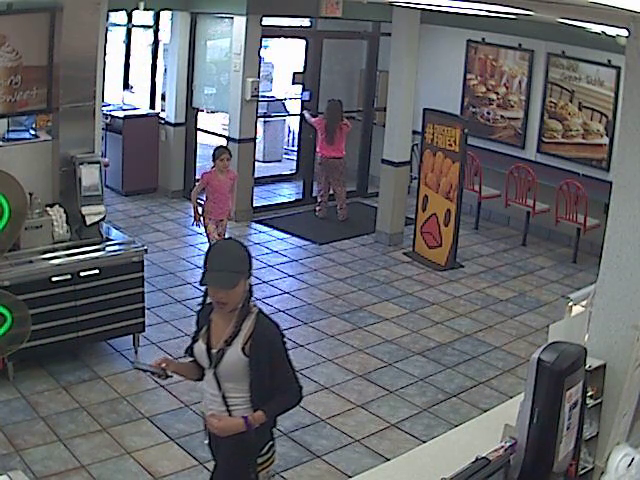
//> input picture test/img/38.png, 640 x 480 px
$ ./interpolations   (built with g++ and OpenCV 4)
//> lines starting //> are read from the running program, lines starting //| are printed output that depends on the picture
#include <opencv2/opencv.hpp>
#include <iostream>
#include <fstream>
#include <vector>

using namespace std;
using namespace cv;

void writeMatToFile(cv::Mat& m, const char* filename)
{
    ofstream fout(filename);

    if(!fout)
    {
        cout<<"File Not Opened"<<endl;  return;
    }

    for(int i=0; i<m.rows; i++)
    {
        for(int j=0; j<m.cols; j++)
        {
            fout << m.at<float>(i,j) << "\t";
        }
        fout<<endl;
    }

    fout.close();
}

int main()
{
    string imageFileName = "../../../test/img/38.png";
    string torchImage[3];
    torchImage[0] = "../torchBicubic.png";
    torchImage[1] = "../torchBilinear.png";
    torchImage[2] = "../torchSimple.png";
    Mat image = imread(imageFileName), opencvNearest, opencvLinear, opencvArea, opencvCubic, opencvLanczos4;
//> image is the input picture: 480 rows x 640 cols, CV_8UC3; mean B, G, R 109.1, 103, 101
    Mat torchBicubic = imread(torchImage[0]), torchBilinear = imread(torchImage[1]), torchSimple = imread(torchImage[2]);
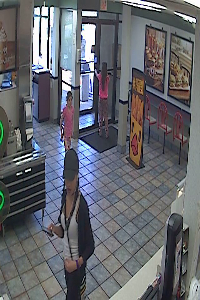
//> input picture cvtest/interpolations/colorImage/torchBicubic.png, 200 x 300 px
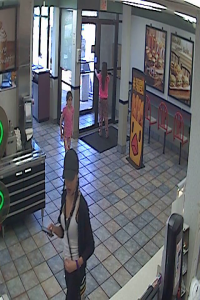
//> input picture cvtest/interpolations/colorImage/torchBilinear.png, 200 x 300 px
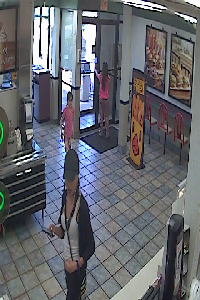
//> input picture cvtest/interpolations/colorImage/torchSimple.png, 200 x 300 px
//> torchBicubic is the input picture: 300 rows x 200 cols, CV_8UC3; mean B, G, R 108.5, 102.6, 100.6
//> torchBilinear is the input picture: 300 rows x 200 cols, CV_8UC3; mean B, G, R 108.6, 102.5, 100.5
//> torchSimple is the input picture: 300 rows x 200 cols, CV_8UC3; mean B, G, R 108.9, 102.9, 100.9

    resize(image, opencvNearest,  Size(200,300), 0, 0, INTER_NEAREST);
    resize(image, opencvLinear,   Size(200,300), 0, 0, INTER_LINEAR);
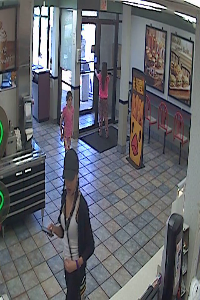
//> opencvLinear: 300 rows x 200 cols, CV_8UC3; mean B, G, R 109, 102.9, 100.9
    resize(image, opencvArea,     Size(200,300), 0, 0, INTER_AREA);
    resize(image, opencvCubic,    Size(200,300), 0, 0, INTER_CUBIC);
    resize(image, opencvLanczos4, Size(200,300), 0, 0, INTER_LANCZOS4);


    waitKey();
    // [9 lines of commented-out code are left out]

    imwrite("../opencvNearest.png",  opencvNearest);
    imwrite("../opencvLinear.png",   opencvLinear);
    imwrite("../opencvArea.png",     opencvArea);
    imwrite("../opencvCubic.png",    opencvCubic);
    imwrite("../opencvLanczos4.png", opencvLanczos4);

    // [5 lines of commented-out code are left out]


    waitKey();

    return 0;
}
